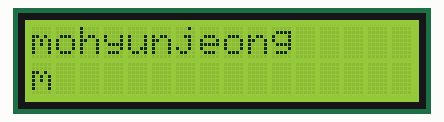
Simulated run of this sketch. Board: Arduino Uno, built with avr-gcc and run on an emulated ATmega328P. Parts: 16×2 character LCD.

Above: at 0.1 s.
At 2.1 s:
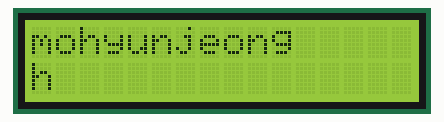
At 4.1 s:
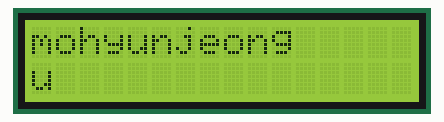
At 6.1 s:
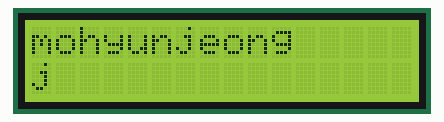
At 7.1 s:
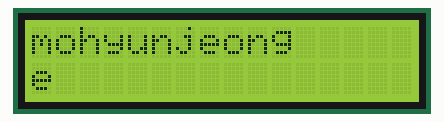
At 10.1 s:
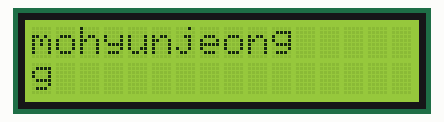

The sketch:

lcd.ino
```cpp
#include <LiquidCrystal.h>

// vss gnd연결 (-)
// vdd 전원연결 (+)
// vo 가변저항을 색상 대비조정 (명암)
// RS 명령/데이터 레지스터 선택
// RW 읽기/쓰기 선택
// E LCD활성화신호
// DB0~DB7 데이터비트 0~7 (8비트에서는 모든 핀 사용)

const int rs = 14, en = 12, d4 = 13, d5 = 5, d6 = 23, d7 = 19;
LiquidCrystal lcd(rs, en, d4, d5, d6, d7);

void setup() {
  // set up the LCD's number of columns and rows:
  lcd.begin(16, 2);
  // Print a message to the LCD.
  // lcd.print("hello, world!");
  lcd.print("mohyunjeong");
}

String name ="mohyunjeong";

void loop() {
  // set the cursor to column 0, line 1
  // (note: line 1 is the second row, since counting begins with 0):
  // print the number of seconds since reset:
  // lcd.print(millis() / 1000);
  for (int i = 0; i <= 10; i++) {
    lcd.setCursor(0, 1);
    lcd.print(name[i]);
    delay(1000);
  }
}
```

Measured:
- by itself, everything shown: repeats every 11.0 s, in 11 steps
- what the display in image 1 shows lasts 1.0 s, from 2.1 s to 3.1 s
